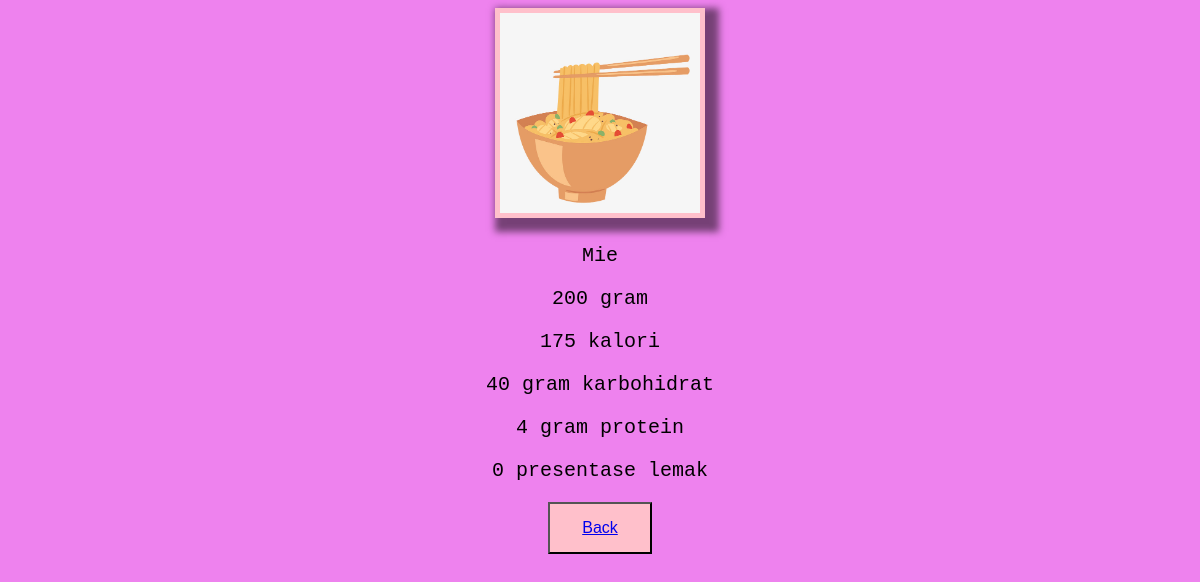
The app's page /latihan7a/php/detail.php?id=4 with its own data.
### tables this page shows
CREATE TABLE `makanan` (
  `id` int(2) NOT NULL,
  `img` varchar(10) NOT NULL,
  `nama` varchar(50) NOT NULL,
  `berat` int(10) NOT NULL,
  `kalori` int(10) NOT NULL,
  `karbohidrat` int(10) NOT NULL,
  `protein` int(10) NOT NULL,
  `lemak` int(10) NOT NULL
);

### latihan7a/php/function.php (called while the page is built, shortened)
<?php
function koneksi() {
$connect = mysqli_connect("localhost", "root","") or die("koneksi ke DB gagal");
mysqli_select_db($connect, "tubes_193040132") or die("Database salah!");
return $connect;
}
function query($sql){
	$connect = koneksi();
	$result = mysqli_query($connect, "$sql");
	$rows = [];
	while ($row = mysqli_fetch_assoc($result)) {
		$rows[] = $row;
	}
	return $rows;
}
?>

### latihan7a/php/detail.php (the view, shortened to what this page needs)
<?php
require 'function.php';
$id = $_GET['id'];
$makanan = query("SELECT * FROM makanan WHERE id = $id")[0];
?>
<!DOCTYPE html>
<html>
<head>
	<link rel="stylesheet" type="text/css" href="../css/style.css">
</head>
<body bgcolor="violet">
	<div class="container">
	<div class="img">
	<img src="../assets/img/<?=$makanan["img"];?>" alt="">
</div>
	<div class="keterangan">
		<p><?= $makanan["nama"]; ?></p>
		<p><?= $makanan["berat"]." gram" ?></p>
		<p><?= $makanan["kalori"]." kalori" ?></p>
		<p><?= $makanan["karbohidrat"]. " gram karbohidrat"?></p>
		<p><?= $makanan["protein"]. " gram protein" ?></p>
		<p><?= $makanan["lemak"]. " presentase lemak"; ?></p>
	</div>
	<button class="tombol-kembali"><a href="../index.php">Back</button>
</body>
</html>

### latihan7a/css/style.css (style rules this page uses)
body { text-align: center; font-family: "lucida console", Courier, monospace; font-size: 20px; }
img { width: 200px; height: 200px; border: 5px solid pink; box-shadow: 7px 7px 7px 7px rgba(0,0,0,0.5); }
button { background-color: pink; padding: 15px 32px; text-align: center; display: inline-block; font-size: 16px; }

### records on screen
makanan: img (picture), nama "Mie", berat "200", kalori "175", karbohidrat "40", protein "4", lemak "0"
